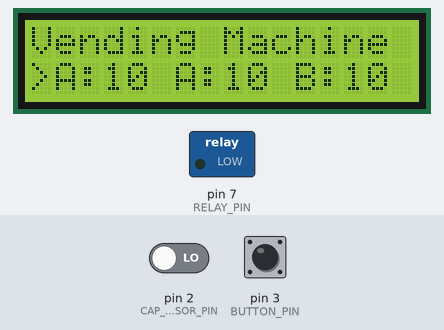
This sketch was run on a simulated Arduino Uno, built with avr-gcc and run on an emulated ATmega328P. On the bench: 16×2 character LCD, switched loads named in the sketch (green lamp = pin HIGH). The inputs (shaded band) are chosen by the test bench; at power-on: pin 2 (CAP_SENSOR_PIN) LOW, pin 3 (BUTTON_PIN) HIGH. EEPROM starts erased; what the sketch prints to the serial monitor is not drawn.

Above: at 1.3 s.
1.4 s: pin 2 (CAP_SENSOR_PIN) driven HIGH
At 3.4 s:
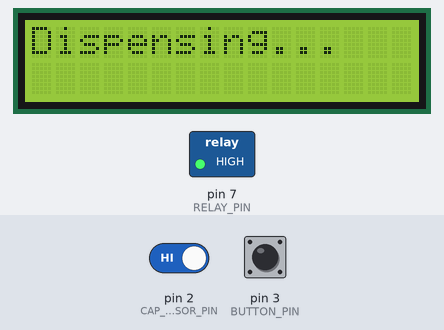
4.4 s: pin 3 (BUTTON_PIN) pulled LOW for 3.2 s
10.6 s: pin 3 (BUTTON_PIN) pulled LOW for 3.2 s
At 15.4 s:
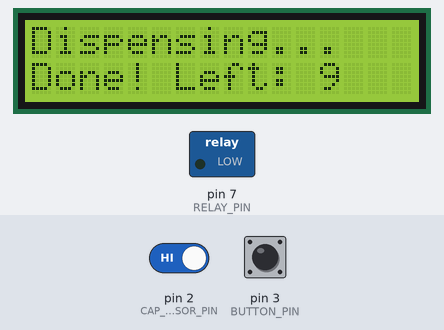
16.8 s: pin 2 (CAP_SENSOR_PIN) driven LOW and pin 3 (BUTTON_PIN) driven LOW
19.8 s: pin 3 (BUTTON_PIN) driven HIGH
At 20.9 s:
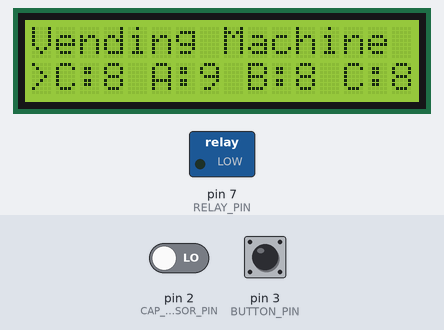
21.5 s: pin 3 (BUTTON_PIN) driven LOW
At 22.5 s:
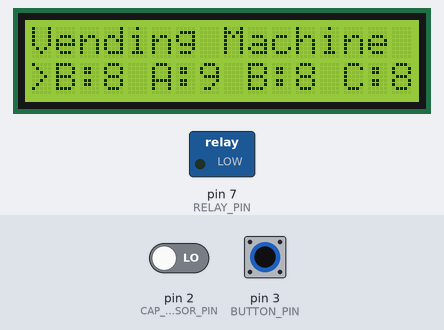
Timing chart, 0 to 24.5 s (numbered marks = the images above; inputs shaded):
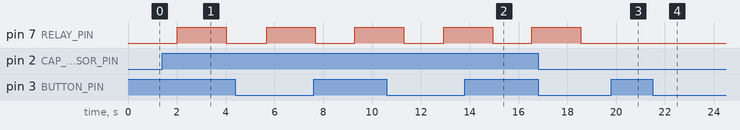

Measured:
- after the input at 1.4 s, pin 7 (RELAY_PIN): LOW → HIGH after 0.63 s, → LOW 2.0 s later; the display: changes after 0.63 s (image 1)
- after the input at 21.5 s, the display: first changes after 0.08 s (image 4 shows a later state)
- what the display in image 1 shows lasts 2.0 s, from 2.0 s to 4.0 s
- what the display in image 2 shows lasts 1.5 s, from 15.0 s to 16.5 s
- what the display in image 4 shows lasts 0.5 s, from 22.1 s to 22.6 s

The sketch:

vending_machine.ino
```cpp
/*
 * Week 13: Vending Machine Dispenser
 *
 * Capacitive proximity sensor detects hand near the pickup slot,
 * relay activates dispenser motor, and inventory is tracked in EEPROM.
 *
 * Components:
 *   - Capacitive Proximity Sensor (pin 2)
 *   - Relay Module (pin 7) — controls dispenser motor
 *   - 16x2 LCD (I2C address 0x27)
 *   - Push button for item select (pin 3)
 *   - EEPROM (built-in) for inventory count
 *
 * Wiring:
 *   Cap Sensor OUT → Pin 2
 *   Relay IN       → Pin 7
 *   Button         → Pin 3 (with pull-up)
 *   LCD SDA        → A4
 *   LCD SCL        → A5
 */

#include <EEPROM.h>
#include <Wire.h>
#include <LiquidCrystal_I2C.h>

// ── Pin Definitions ──────────────────────────────────────────
#define CAP_SENSOR_PIN  2
#define RELAY_PIN       7
#define BUTTON_PIN      3

// ── EEPROM Addresses ─────────────────────────────────────────
#define EEPROM_SLOT_A   0   // Inventory count for Slot A
#define EEPROM_SLOT_B   1   // Inventory count for Slot B
#define EEPROM_SLOT_C   2   // Inventory count for Slot C

// ── Configuration ────────────────────────────────────────────
#define MAX_INVENTORY   10  // Max items per slot
#define DISPENSE_TIME   2000 // Relay on time (ms)
#define DEBOUNCE_MS     500

LiquidCrystal_I2C lcd(0x27, 16, 2);

int selectedSlot = 0; // 0=A, 1=B, 2=C
unsigned long lastPress = 0;
unsigned long lastDispense = 0;

void setup() {
    Serial.begin(9600);
    Serial.println("=== Vending Machine Dispenser ===");

    pinMode(CAP_SENSOR_PIN, INPUT);
    pinMode(RELAY_PIN, OUTPUT);
    pinMode(BUTTON_PIN, INPUT_PULLUP);

    digitalWrite(RELAY_PIN, LOW);

    lcd.init();
    lcd.backlight();

    // Initialize EEPROM with max inventory if first run
    for (int i = 0; i < 3; i++) {
        if (EEPROM.read(i) > MAX_INVENTORY || EEPROM.read(i) == 255) {
            EEPROM.write(i, MAX_INVENTORY);
        }
    }

    updateDisplay();
    Serial.println("System ready.");
}

void loop() {
    unsigned long now = millis();

    // Button press to cycle through slots
    if (digitalRead(BUTTON_PIN) == LOW && (now - lastPress > DEBOUNCE_MS)) {
        lastPress = now;
        selectedSlot = (selectedSlot + 1) % 3;
        updateDisplay();
        Serial.print("Selected slot: ");
        Serial.println((char)('A' + selectedSlot));
    }

    // Capacitive sensor detects hand — dispense item
    if (digitalRead(CAP_SENSOR_PIN) == HIGH && (now - lastDispense > DEBOUNCE_MS * 4)) {
        lastDispense = now;
        dispenseItem();
    }

    delay(50);
}

void dispenseItem() {
    int addr = selectedSlot; // EEPROM address matches slot index
    int count = EEPROM.read(addr);

    if (count <= 0) {
        lcd.clear();
        lcd.setCursor(0, 0);
        lcd.print("Slot ");
        lcd.print((char)('A' + selectedSlot));
        lcd.print(" EMPTY!");
        lcd.setCursor(0, 1);
        lcd.print("Please refill");

        Serial.println("ERROR: Slot empty!");
        delay(2000);
        updateDisplay();
        return;
    }

    // Activate relay to dispense
    Serial.print("Dispensing from Slot ");
    Serial.print((char)('A' + selectedSlot));
    Serial.println("...");

    lcd.clear();
    lcd.setCursor(0, 0);
    lcd.print("Dispensing...");

    digitalWrite(RELAY_PIN, HIGH);
    delay(DISPENSE_TIME);
    digitalWrite(RELAY_PIN, LOW);

    // Update inventory in EEPROM
    count--;
    EEPROM.write(addr, count);

    Serial.print("Dispensed! Remaining: ");
    Serial.println(count);

    lcd.setCursor(0, 1);
    lcd.print("Done! Left: ");
    lcd.print(count);
    delay(1500);

    updateDisplay();
}

void updateDisplay() {
    lcd.clear();
    lcd.setCursor(0, 0);
    lcd.print("Vending Machine");
    lcd.setCursor(0, 1);

    // Show selected slot with inventory
    lcd.print(">");
    lcd.print((char)('A' + selectedSlot));
    lcd.print(":");
    lcd.print(EEPROM.read(selectedSlot));

    // Show all slots
    lcd.print(" A:");
    lcd.print(EEPROM.read(0));
    lcd.print(" B:");
    lcd.print(EEPROM.read(1));
    lcd.print(" C:");
    lcd.print(EEPROM.read(2));
}
```
